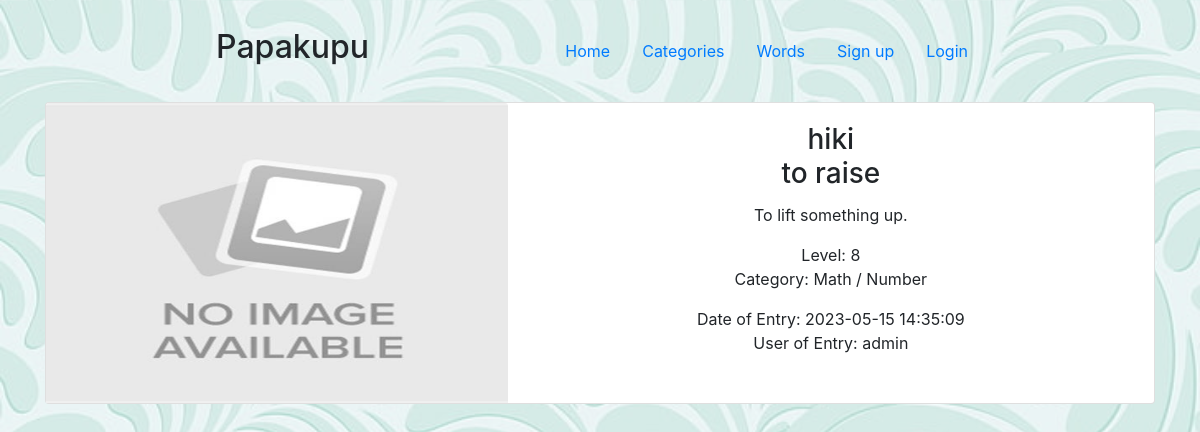
The page /word/4 on the database its author committed.
### tables this page shows
CREATE TABLE "words"
(
    id          integer
        constraint words_pk
            primary key autoincrement,
    maori       VARCHAR(100),
    english     VARCHAR(100),
    description VARCHAR(500),
    level       integer,
    category    integer default 0
        constraint words_categories_id_fk
            references categories
            on delete set default,
    image       VARCHAR(100),
    date        DATETIME,
    user        integer,
    constraint words_users__id_fk
        foreign key (user, id) references users ("", id)
);

CREATE TABLE "categories"
(
    id       integer
        constraint categories_pk
            primary key autoincrement,
    category VARCHAR(50) not null
);

CREATE TABLE "users"
(
    id        integer
        constraint users_pk
            primary key autoincrement,
    firstname VARCHAR(100),
    lastname  VARCHAR(100),
    username  VARCHAR(100),
    email     VARCHAR(300),
    password  VARCHAR(300),
    role      integer
);

### app.py (the view)
@app.route('/word/<word_id>')
def show_word(word_id):
    query = """SELECT words.id, words.maori, words.english, words.description,
    words.level, categories.category, words.image, words.date, users.username
    FROM ((words
    INNER JOIN categories ON words.category=categories.id)
    INNER JOIN users ON words.user=users.id)
    WHERE words.id=?"""
    word_list = get_db(query, (int(word_id), ), "one")
    word_list = list(word_list)
    word_list[7] = time.strftime('%Y-%m-%d %H:%M:%S', time.localtime(word_list[7]))
    return render_template("ShowWord.html", word=word_list)

### app.py (called while the page is built)
def get_db(query, args=(), fetch_type="all"):
    connection = sqlite3.connect(DATABASE)
    cur = connection.cursor()
    cur.execute(query, args)
    if fetch_type == "one":
        data = cur.fetchone()
    else:
        data = cur.fetchall()
    connection.close()
    return data

### templates/ShowWord.html (shortened to what this page needs)
{% extends "base.html" %}
    {% block body %}
        <div class="container">
            <div class="card">
                <div class="row no-gutters">
                    <div class="col-md-5">
                        {% if word[6] %}
                            <img src="{{ url_for('static', filename=('images/' + word[6])) }}" class="card-img-top" height="300">
                        {% else %}
                            <img src="{{ url_for('static', filename=('images/default.jpg')) }}" class="card-img-top" height="300">
                        {% endif %}
                    </div>
                    <div class="col-md-7">
                        <div class="card-body">
                            <h3 class="card-title">{{ word[1] }}<br>{{ word[2] }}</h3>
                            <p class="card-text">{{ word[3] }}</p>
                            <p class="card-text">Level: {{ word[4] }} <br> Category: {{ word[5] }}</p>
                            <p class="card-text">Date of Entry: {{ word[7] }} <br> User of Entry: {{ word[8] }}</p>
                        </div>
                    </div>
                </div>
            </div>
        </div>
    {% endblock %}

### static/style.css (style rules this page uses)
body { height: 100%; background: linear-gradient(rgba(255,255,255,.3), rgba(255,255,255,.3)), url("fern2.jpg"); background-size: cover; }

### rows shown on the page
words: maori "hiki", english "to raise", description "To lift something up.", level "8"
categories: category "Math / Number"
users: username "admin"

### other values the page prints
{{ word[7] }} "2023-05-15 14:35:09"
